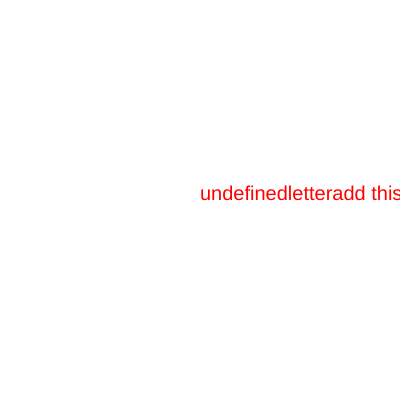
Frame 1 (no input)
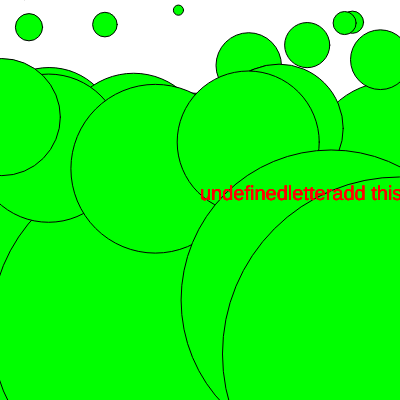
Frame 60 (no input)
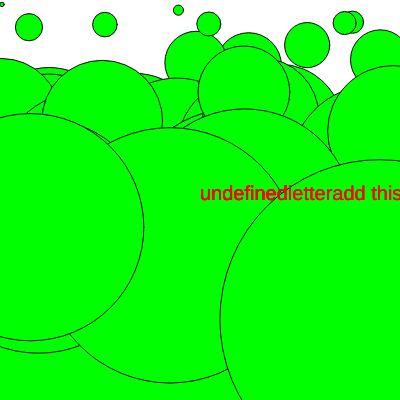
Frame 120 (the mouse pressed at the canvas centre since frame 60)

The p5.js sketch that drew these frames (run headless with seeded random() and noise() and a simulated clock; from frame 60 on, the mouse is pressed at the canvas centre):

// p5.js sketch
// ── sketch.js
let x; 
let y; 
let pet = "hello"
let car;
console.log(pet)

function setup() {
  createCanvas(400, 400);
  pet = "cat";
  console.log(pet);
  car = car + "letter" + "add this text";
  console.log(car);
}



function draw() {
 
  x = random(0, 400);
  y = random(-300, 400);
  let x2 = random(width);
  //background(220);
  //circle
  fill (0, 255, 0);
  circle(x,y,y);

//the text  
  fill(255, 0, 0);
  textSize(20);
  text(car, width/2, height/2);
}
